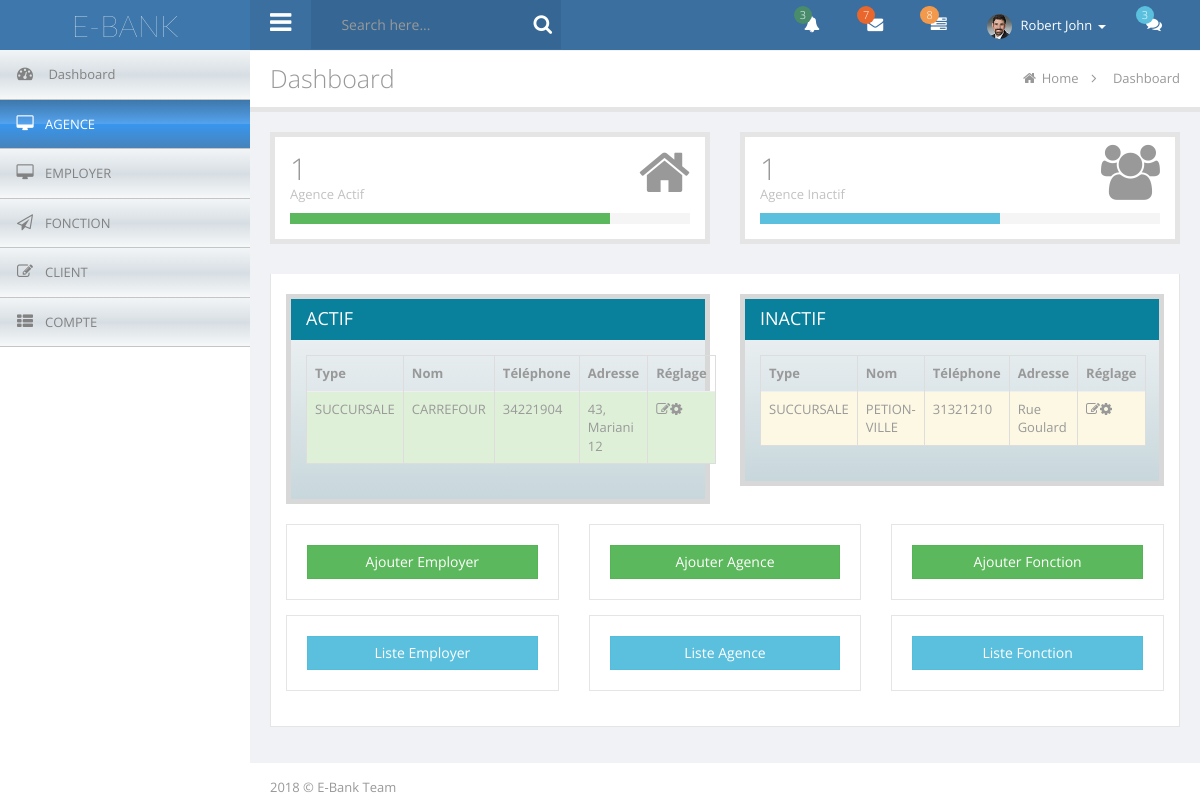
Page /production/admin/agence/liste.php (signed in) on the committed database.
### tables this page shows
CREATE TABLE `agence` (
  `idagence` int(11) NOT NULL,
  `type_agence` varchar(45) NOT NULL DEFAULT 'SUCCURSALE',
  `nom_agence` varchar(500) NOT NULL,
  `tel_agence` int(11) NOT NULL,
  `adresse_agence` varchar(255) NOT NULL,
  `actif_agence` tinyint(1) NOT NULL DEFAULT '0'
);

### production/admin/agence/liste.php (the view, shortened to what this page needs)
<?php
include('../utils/connexion.php');
mysqli_autocommit($connexion, false);
if(isset($_SESSION['ticket_connexion']) && isset($_SESSION['iduser']) && isset($_SESSION['pseudo']) && isset($_SESSION['id_type_user'])){
?>
<!DOCTYPE html>
<html lang="en">
<head>
</head>
<body>
    <div>
        <?php
            include('../include/topbar_include.php');
        ?>
        <div id="wrapper">
            <?php
                include('../include/sidebar_include.php');
            ?>
            <div id="page-wrapper">
                <div id="title-breadcrumb-option-demo" class="page-title-breadcrumb">
                    <div class="page-header pull-left">
                        <div class="page-title">
                            Dashboard</div>
                    </div>
                    <ol class="breadcrumb page-breadcrumb pull-right">
                        <li><i class="fa fa-home"></i>&nbsp;<a href="dashboard.php">Home</a>&nbsp;&nbsp;<i class="fa fa-angle-right"></i>&nbsp;&nbsp;</li>
                        <li class="active">Dashboard</li>
                    </ol>
                    <div class="clearfix">
                    </div>
                </div>
                <div class="page-content">
                    <div id="tab-general">
                        <div id="sum_box" class="row mbl">
                            <div class="col-sm-6 col-md-6">
                                <div class="panel profit db mbm">
                                    <div class="panel-body">
                                        <p class="icon">
                                            <i class="icon fa fa-home"></i>
                                        </p>
                                        <h4 class="value">
                                            <?php
                                                $requete_agence="SELECT * FROM agence WHERE actif_agence=1";
                                                $result_agence=mysqli_query($connexion, $requete_agence);
                                                echo $count_agence=mysqli_num_rows($result_agence);
                                            ?>
                                            <span></span></h4>
                                        <p class="description">
                                            Agence Actif</p>
                                        <div class="progress progress-sm mbn">
                                            <div role="progressbar" aria-valuenow="80" aria-valuemin="0" aria-valuemax="100"
                                                style="width: 80%;" class="progress-bar progress-bar-success">
                                                <span class="sr-only">80% Complete (success)</span></div>
                                        </div>
                                    </div>
                                </div>
                            </div>
                            <div class="col-sm-6 col-md-6">
                                <div class="panel income db mbm">
                                    <div class="panel-body">
                                        <p class="icon">
                                            <i class="icon fa fa-group"></i>
                                        </p>
                                        <h4 class="value">
                                            <span>
                                            <?php
                                                $requete_agence="SELECT * FROM agence WHERE actif_agence=0";
                                                $result_agence=mysqli_query($connexion, $requete_agence);
                                                echo $count_agence=mysqli_num_rows($result_agence);
                                            ?>
                                            </span><span></span></h4>
                                        <p class="description">
                                            Agence Inactif</p>
                                        <div class="progress progress-sm mbn">
                                            <div role="progressbar" aria-valuenow="60" aria-valuemin="0" aria-valuemax="100"
                                                style="width: 60%;" class="progress-bar progress-bar-info">
                                                <span class="sr-only">60% Complete (success)</span></div>
                                        </div>
                                    </div>
                                </div>
                            </div>
                        </div>
                        <div id="generalTabContent" class="tab-content responsive">
                            <div id="alert-tab" class="tab-pane fade in active">
                                <div class="row">
                                    <div class="col-lg-6">
                                    <div class="panel panel-blue">
                                        <div class="panel-heading">ACTIF</div>
                                            <div class="panel-body">
                                                <table class="table table-hover table-bordered">
                                                    <thead>
                                                    <tr>
                                                        <th>Type</th>
                                                        <th>Nom</th>
                                                        <th>Téléphone</th>
                                                        <th>Adresse</th>
                                                        <th>Réglage</th>
                                                    </tr>
                                                    </thead>
                                                    <tbody>
                                                    <?php
                                                        $requete_liste_agence="SELECT * FROM agence WHERE actif_agence=1";
                                                        $result_liste_agence=mysqli_query($connexion, $requete_liste_agence);
                                                        $count_l_agence=mysqli_num_rows($result_liste_agence);
                                                        if($count_l_agence>0){
                                                            while($data_liste_agence=mysqli_fetch_assoc($result_liste_agence)){
                                                                    ?>
                                                                    <tr class="success">
                                                                        <td><?php echo utf8_encode($data_liste_agence['type_agence']);?></td>
                                                                        <td><?php echo utf8_encode($data_liste_agence['nom_agence']);?></td>
                                                                        <td><?php echo $data_liste_agence['tel_agence'];?></td>
                                                                        <td><?php echo utf8_encode($data_liste_agence['adresse_agence']);?></td>
                                                                        <td><a href="../config_agence/<?php echo sha1($data_liste_agence['idagence']);?>"><i class="icon fa fa-edit"></i><i class="fa fa-cog"></i></a></td>
                                                                    </tr>
                                                                    <?php
                                                            }
                                                        }
                                                    ?>
                                                    </tbody>
                                                </table>
                                            </div>
                                        </div>
                                    </div>
                                    <div class="col-lg-6">
                                    <div class="panel panel-blue">
                                        <div class="panel-heading">INACTIF</div>
                                            <div class="panel-body">
                                                <table class="table table-hover table-bordered">
                                                    <thead>
                                                    <tr>
                                                        <th>Type</th>
                                                        <th>Nom</th>
                                                        <th>Téléphone</th>
                                                        <th>Adresse</th>
                                                        <th>Réglage</th>
                                                    </tr>
                                                    </thead>
                                                    <tbody>
                                                    <?php
                                                        $requete_liste_agence="SELECT * FROM agence WHERE actif_agence=0";
                                                        $result_liste_agence=mysqli_query($connexion, $requete_liste_agence);
                                                        $count_l_agence=mysqli_num_rows($result_liste_agence);
                                                        if($count_l_agence>0){
                                                            while($data_liste_agence=mysqli_fetch_assoc($result_liste_agence)){
                                                                    ?>
                                                                    <tr class="warning">
                                                                        <td><?php echo utf8_encode($data_liste_agence['type_agence']);?></td>
                                                                        <td><?php echo utf8_encode($data_liste_agence['nom_agence']);?></td>
                                                                        <td><?php echo $data_liste_agence['tel_agence'];?></td>
                                                                        <td><?php echo utf8_encode($data_liste_agence['adresse_agence']);?></td>
                                                                        <td><a href="../config_agence/<?php echo sha1($data_liste_agence['idagence']);?>"><i class="icon fa fa-edit"></i><i class="fa fa-cog"></i></a></td>
                                                                    </tr>
                                                                    <?php
                                                            }
                                                        }
                                                    ?>
                                                    </tbody>
                                                </table>
                                            </div>
                                        </div>
                                    </div>
                                    <div class="col-lg-12">
                                        <div id="change-transitions" class="row">
                                            <div class="col-md-4">
                                                <div class="box-placeholder">
                                                    <a href="../add_employer/"  class="btn btn-success btn-block">Ajouter Employer</a>
                                                </div>
                                            </div>
                                            <div class="col-md-4">
                                                <div class="box-placeholder">
                                                    <a href="../add_agence/"  class="btn btn-success btn-block">Ajouter Agence</a>
                                                </div>
                                            </div>
                                            <div class="col-md-4">
                                                <div class="box-placeholder">
                                                    <a href="../fonction/"  class="btn btn-success btn-block">Ajouter Fonction</a>
                                                </div>
                                            </div>
                                        </div>
                                    </div>
                                    <div class="col-lg-12">
                                        <div id="change-transitions" class="row">
                                            <div class="col-md-4">
                                                <div class="box-placeholder">
                                                    <a href="../employer/"  class="btn btn-info btn-block">Liste Employer</a>
                                                </div>
                                            </div>
                                            <div class="col-md-4">
                                                <div class="box-placeholder">
                                                    <a href="../agence/"  class="btn btn-info btn-block">Liste Agence</a>
                                                </div>
                                            </div>
                                            <div class="col-md-4">
                                                <div class="box-placeholder">
                                                    <a href="../fonction/"  class="btn btn-info btn-block">Liste Fonction</a>
                                                </div>
                                            </div>
                                        </div>
                                    </div>
                                </div>
                            </div>
                        </div>
                    </div>
                </div>
            </div>
        </div>
    </div>
</body>
</html>
<?php
}else{
session_unset();
session_destroy();
$_SESSION = array();
echo '<meta http-equiv="refresh" content="0;url=../login/">';
}
?>

### rows in the picture
agence: type_agence "SUCCURSALE", nom_agence "CARREFOUR", tel_agence "34221904", adresse_agence "43, Mariani 12"
agence: type_agence "SUCCURSALE", nom_agence "PETION-VILLE", tel_agence "31321210", adresse_agence "Rue Goulard"

### other values in the picture
$count_agence=mysqli_num_rows($result_agence) "1"
